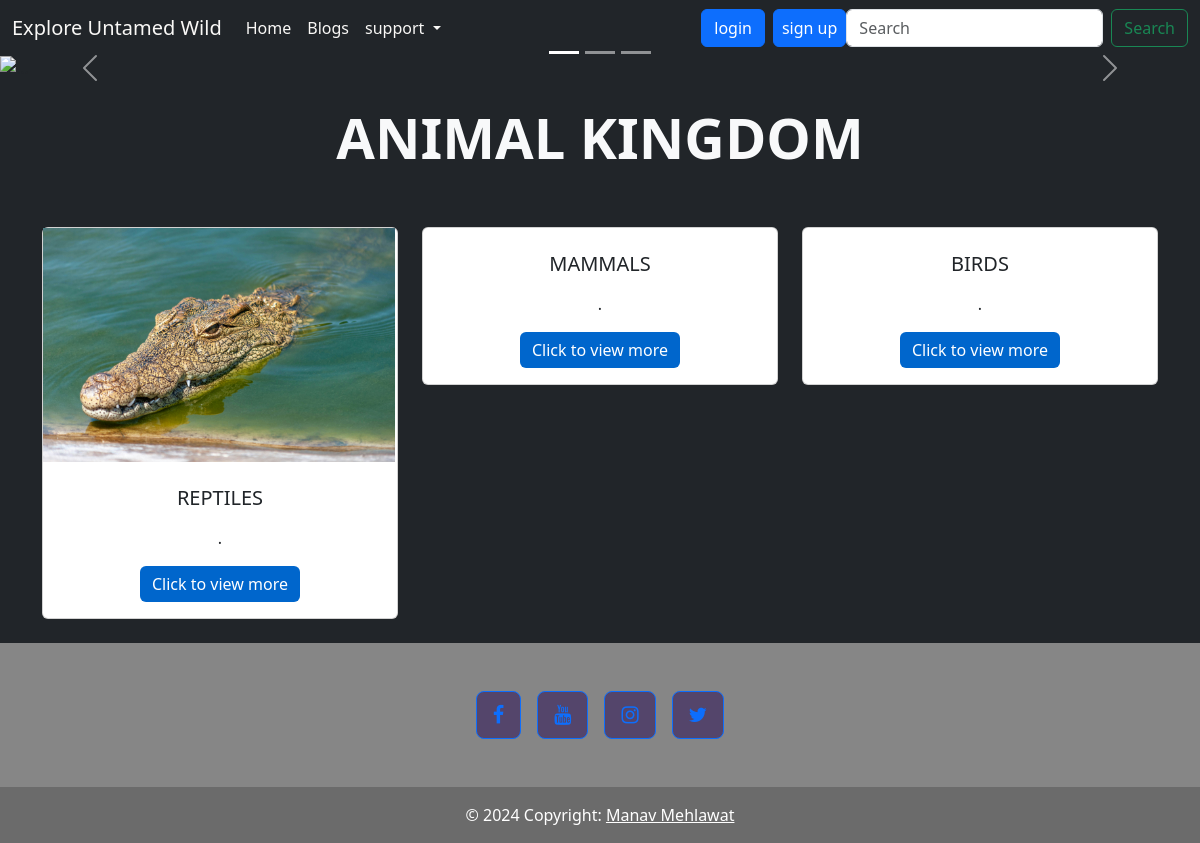
The page / on the database its author committed.
### myblogs/models.py (models this page shows, shortened)
class Blog_Category(models.Model):
    blog_cat = models.CharField(max_length=60,unique=True)
    blogcat_img = models.ImageField(upload_to='images/')
    blogcat_description= RichTextField()

### myblogs/views.py (the view)
# urls.py: 2. Add a URL to urlpatterns:  path('', views.home, name='home')
def home(request):
    y=Blog_Category.objects.all()
    return render(request , "myblogs/home.html" ,{"category":y})

### myblogs/templates/myblogs/home.html (shortened to what this page needs)
<!DOCTYPE html>
<html lang="en">
<head>
    <link href="https://cdn.jsdelivr.net/npm/bootstrap@5.3.2/dist/css/bootstrap.min.css" rel="stylesheet">
</head>
<body>
    {% include 'myblogs/navbar.html' %}
    <div id="carouselExampleCaptions" class="carousel slide" >
        <div class="carousel-indicators">
            <button type="button" data-bs-target="#carouselExampleCaptions" data-bs-slide-to="0" class="active" aria-current="true" aria-label="Slide 1"></button>
            <button type="button" data-bs-target="#carouselExampleCaptions" data-bs-slide-to="1" aria-label="Slide 2"></button>
            <button type="button" data-bs-target="#carouselExampleCaptions" data-bs-slide-to="2" aria-label="Slide 3"></button>
        </div>
        <div class="carousel-inner">
            <div class="carousel-item active">
                <img src="https://images.unsplash.com/photo-1530545232169-783ad58b026f?q=80&w=2072&auto=format&fit=crop&ixlib=rb-4.0.3&ixid=M3wxMjA3fDB8MHxwaG90by1wYWdlfHx8fGVufDB8fHx8fA%3D%3D" class="d-block w-100" alt="..."  >
                <div class="carousel-caption  d-md-block">
                </div>
            </div>
        </div>
        <button class="carousel-control-prev" type="button" data-bs-target="#carouselExampleCaptions" data-bs-slide="prev">
            <span class="carousel-control-prev-icon" aria-hidden="true"></span>
        </button>
        <button class="carousel-control-next" type="button" data-bs-target="#carouselExampleCaptions" data-bs-slide="next">
            <span class="carousel-control-next-icon" aria-hidden="true"></span>
        </button>
    </div>
    <section class="">
    <div class="container text-center mb-4 ">
        <h3 class="display-4 text-light fw-bold mt-4 mb-5">ANIMAL KINGDOM</h3>
        {% if category %}
        <div class="row">
            {% for y in category  %}
            <div class="col">
            <div class="card  mt-2 ">
                <img src="{{ y.blogcat_img.url }}" class="border-radius:10px"  style=" width: 22rem; " alt="">
                <div class="card-body mt-2">
                  <h5 class="card-title">{{ y.blog_cat }}</h5>
                  <p class="card-text">{{ y.blogcat_description | truncatewords:10 |safe }}</p>
                  <a href="{% url 'cat' y.blog_cat %}" class="btn btn-primary" style="background-color: #0066cc; border: none;">Click to view more</a>
                </div>
            </div>
            </div>
            {% endfor %}
        </div>
        {% endif %}
    </div>
    </section>
    {% include 'myblogs/footer.html' %}
</body>
</html>

### myblogs/templates/myblogs/navbar.html (shortened to what this page needs)
<!DOCTYPE html>
<html lang="en">
<head>
    <link href="https://cdn.jsdelivr.net/npm/bootstrap@5.3.2/dist/css/bootstrap.min.css" rel="stylesheet">
</head>
<body class="bg-dark">
    <nav class="navbar navbar-expand-lg bg-dark ">
        <div class="container-fluid">
          <a class="navbar-brand" href="#"  style="color: rgb(249, 248, 246);"> Explore Untamed Wild</a>
          <div class="collapse navbar-collapse" id="navbarSupportedContent">
            <ul class="navbar-nav me-auto mb-2 mb-lg-0">
              <li class="nav-item">
                <a class="nav-link active" aria-current="page" href="#" style="color: rgb(249, 248, 246);">Home</a>
              </li>
              <li class="nav-item">
                <a class="nav-link active" aria-current="page" href="http://localhost:8000/allblogs"  style="color: rgb(249, 248, 246);">Blogs</a>
              </li>
              <li class="nav-item dropdown" >
                <a class="nav-link dropdown-toggle" href="#" role="button" data-bs-toggle="dropdown" aria-expanded="false"  style="color: rgb(249, 248, 246);">
                  support
                </a>
              </li>
            </ul>
            {% if user.is_authenticated %}
            <p class="mt-2 px-2" style="color: white;">welcome {{ user.username }}</p>
              <a class="btn btn-primary" href="{% url 'logoutuser' %}">logout</a>
            {% else %}
            <form class="px-2" action="{% url 'loginuser' %}" method="post">
              <button class="btn btn-primary " type="submit" >login</button>
            </form>
            <form action="{% url 'signuser' %}" method="post">
              <button class="btn btn-primary px-2" type="submit">sign up</button>
            </form>
            {% endif %}
            <form class="d-flex" role="search" method ="post" action="{% url 'findproduct' %}">
              <input class="form-control me-2" type="search" placeholder="Search" aria-label="Search" name="prod_search">
              <button class="btn btn-outline-success" type="submit">Search</button>
            </form>
          </div>
        </div>
      </nav>
</body>
</html>

### myblogs/templates/myblogs/footer.html (shortened to what this page needs)
<!DOCTYPE html>
<html lang="en">
<head>
    <link rel="stylesheet" href="https://cdnjs.cloudflare.com/ajax/libs/font-awesome/4.7.0/css/font-awesome.min.css">
</head>
<body>
    <div class="" >
        <footer class="text-center text-lg-start" style="background-color:rgb(134, 134, 134); height: 100%;">
          <div class="container d-flex justify-content-center py-5">
            <button type="button" class="btn btn-primary btn-lg btn-floating mx-2" style="background-color: #54456b;">
              <a href="https://www.facebook.com" target="_blank"><i class="fa fa-facebook-f"></i></a>
            </button>
            <button type="button" class="btn btn-primary btn-lg btn-floating mx-2" style="background-color: #54456b;">
              <a href="https://www.youtube.com" target="_blank"><i class="fa fa-youtube"></i></a>
            </button>
            <button type="button" class="btn btn-primary btn-lg btn-floating mx-2" style="background-color: #54456b;">
              <a href="https://www.instagram.com" target="_blank"><i class="fa fa-instagram"></i></a>
            </button>
            <button type="button" class="btn btn-primary btn-lg btn-floating mx-2" style="background-color: #54456b;">
              <a href="https://www.x.com" target="_blank"><i class="fa fa-twitter"></i></a>
            </button>
          </div>
          <div class="text-center text-white p-3" style="background-color: rgba(0, 0, 0, 0.2);">
            © 2024 Copyright:
            <a class="text-white" href="#">Manav Mehlawat</a>
          </div>
        </footer>
      </div>
</body>
</html>

### rows shown on the page
Blog_Category: blogcat_img (picture), blog_cat "REPTILES", blogcat_description "."
Blog_Category: blog_cat "MAMMALS", blogcat_description "."
Blog_Category: blog_cat "BIRDS", blogcat_description "."
